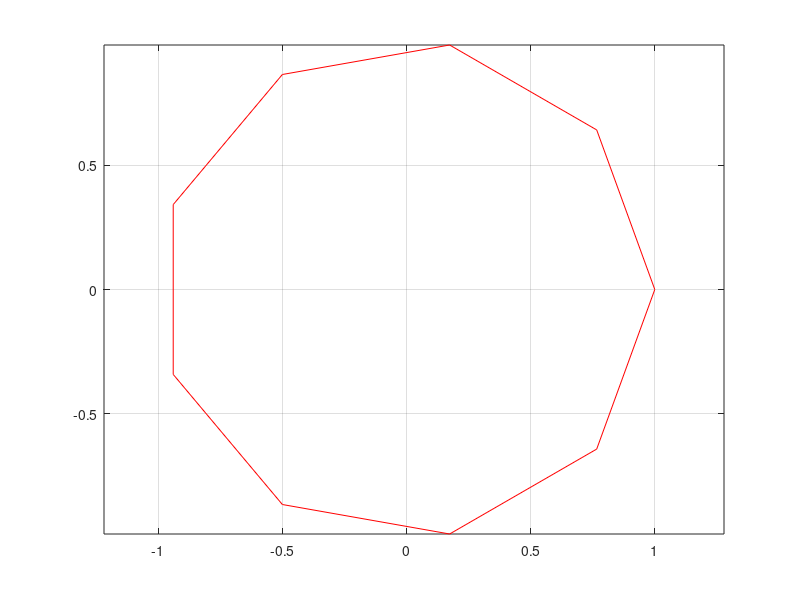

Recreate this plot in MATLAB.
% Define circle parameters

centerX = 0;

centerY = 0;

radius = 1;

numPoints = 10; 



% Generate angles around the circle

theta = linspace(0, 2*pi, numPoints);



% Calculate x and y coordinates 

x = radius * cos(theta) + centerX;

y = radius * sin(theta) + centerY;



% Plot the circle

plot(x, y, 'r'); 

axis equal; % Ensure aspect ratio is correct for a circular appearance

grid on;
